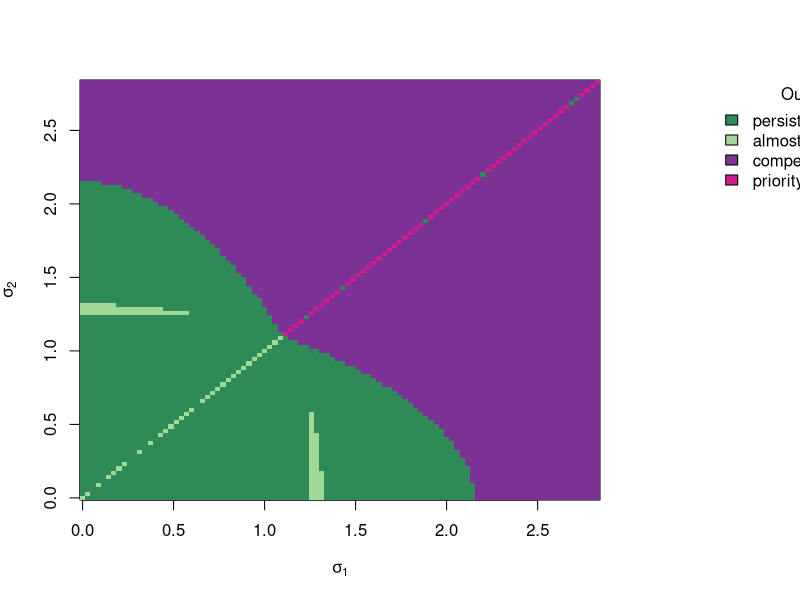

The R source for this figure:
# Manuscript Figure 6 
# coexistence outcomes

## -----------------------------------------------------------
## 1.  Parameter values (unchanged) ---------------------------
## -----------------------------------------------------------
w       <- 1
theta1  <- 8
theta2  <- 8
K1      <- 1
K2      <- 1
sigma1  <- 2.5
sigma2  <- 2.5

## -----------------------------------------------------------
## 2.  Helper functions -------------------
## -----------------------------------------------------------
g1 <- 1/theta1
g2 <- 1/theta2

frontL.ineq <- function(pars){
  with(pars, {
    V1     <- sigma1^2
    V2     <- sigma2^2
    Omega  <- sqrt(w^2 + V1 + V2)
    Omega1 <- sqrt(w^2 + 2*V1)
    g1     <- 1/theta1
    g2     <- 1/theta2
    g1*(V1 + (2*Omega^3)/Omega1)  # z.  (species 1 invades)
  })
}

backL.ineq <- function(pars){
  with(pars, {
    V1     <- sigma1^2
    V2     <- sigma2^2
    Omega  <- sqrt(w^2 + V1 + V2)
    Omega2 <- sqrt(w^2 + 2*V2)
    g2     <- 1/theta2
    g2*(V2 + (2*Omega^3)/Omega2)  # z.  (species 2 invades)
  })
}

fitness.z1 <- function(z1, pars){
  with(pars, {
    V1  <- sigma1^2
    V2  <- sigma2^2
    g1  <- 1/theta1
    g2  <- 1/theta2
    Omega  <- sqrt(w^2 + V1 + V2)
    Omega1 <- sqrt(w^2 + 2*V1)
    Omega2 <- sqrt(w^2 + 2*V2)
    n.EQ2  <- (Omega2/w)*(K2 - g2*V2)
    f1   <- K1 - g1*(z1^2 + V1)
    alpha11    <- w/Omega1^2
    alpha.inter<- (w/Omega)*exp(-(z1^2)/(2*Omega^2))
    f1 - alpha11*0 - alpha.inter*n.EQ2
  })
}

fitness.z2 <- function(z2, pars){
  with(pars, {
    V1  <- sigma1^2
    V2  <- sigma2^2
    g1  <- 1/theta1
    g2  <- 1/theta2
    Omega  <- sqrt(w^2 + V1 + V2)
    Omega1 <- sqrt(w^2 + 2*V1)
    Omega2 <- sqrt(w^2 + 2*V2)
    n.EQ1  <- (Omega1/w)*(K1 - g1*V1)
    f2   <- K2 - g2*(z2^2 + V2)
    alpha22    <- w/Omega2^2
    alpha.inter<- (w/Omega)*exp(-(z2^2)/(2*Omega^2))
    f2 - alpha22*0 - alpha.inter*n.EQ1
  })
}

zEQ1.function <- function(pars){
  with(pars, {
    V1  <- sigma1^2
    V2  <- sigma2^2
    Omega  <- sqrt(w^2 + V1 + V2)
    Omega2 <- sqrt(w^2 + 2*V2)
    g1  <- 1/theta1
    g2  <- 1/theta2
    -Omega*sqrt(-2*log( ((2*g1*Omega^3)/Omega2)/(K2 - g2*V2) ))
  })
}

zEQ2.function <- function(pars){
  with(pars, {
    V1  <- sigma1^2
    V2  <- sigma2^2
    Omega  <- sqrt(w^2 + V1 + V2)
    Omega1 <- sqrt(w^2 + 2*V1)
    g1  <- 1/theta1
    g2  <- 1/theta2
    -Omega*sqrt(-2*log( ((2*g2*Omega^3)/Omega1)/(K1 - g1*V1) ))
  })
}

## -----------------------------------------------------------
## 3.  Create sigma grids and classify scenarios -------------
## -----------------------------------------------------------
n.          <- 100
maxsig1     <- sqrt(K1*theta1)
maxsig2     <- sqrt(K2*theta2)
sigma1.seq  <- seq(0, maxsig1, length.out = n.)
sigma2.seq  <- seq(0, maxsig2, length.out = n.)
scenario.mat<- matrix(NA, nrow = n., ncol = n.)

which.caseI          <- c('22','21','20','12','11','10','02','01','00')
which.caseII         <- c('21','20','11','10','01','00')
which.caseII.reverse <- c('12','02','11','01','10','00')
which.caseIII        <- c('11','10','01','00')
caseIV               <- 20          # fitness = 0

for(ii in 1:n.){
  for(jj in 1:n.){
    pars <- list(w=w,K1=K1,K2=K2,
                 sigma1=sigma1.seq[ii], sigma2=sigma2.seq[jj],
                 theta1=theta1, theta2=theta2)

    f1 <- fitness.z1(0, pars)
    f2 <- fitness.z2(0, pars)

    if(frontL.ineq(pars) < K1){
      if(backL.ineq(pars) < K2){                         # ---- CASE I
        z1eq <- zEQ1.function(pars);  z2eq <- zEQ2.function(pars)
        if(!is.na(z1eq) & !is.na(z2eq)){
          who.1 <- ifelse(fitness.z1(0,   pars) > 0, 1, 0) +
                   ifelse(fitness.z1(z1eq, pars) > 0, 1, 0)
          who.2 <- ifelse(fitness.z2(0,   pars) > 0, 1, 0) +
                   ifelse(fitness.z2(z2eq, pars) > 0, 1, 0)
          scenario.mat[ii,jj] <- which(which.caseI == paste(who.1,who.2,sep=''))
        }
      } else {                                           # ---- CASE II (front<K1)
        z2eq <- zEQ2.function(pars)
        if(!is.na(z2eq)){
          who.1 <- ifelse(fitness.z1(0,   pars) > 0, 1, 0)
          who.2 <- ifelse(fitness.z2(0,   pars) > 0, 1, 0) +
                   ifelse(fitness.z2(z2eq, pars) > 0, 1, 0)
          scenario.mat[ii,jj] <- 9 + which(which.caseII.reverse ==
                                           paste(who.1,who.2,sep=''))
        }
      }
    } else {
      if(backL.ineq(pars) < K2){                         # ---- CASE II (back<K2)
        z1eq <- zEQ1.function(pars)
        if(!is.na(z1eq)){
          who.1 <- ifelse(fitness.z1(0,   pars) > 0, 1, 0) +
                   ifelse(fitness.z1(z1eq, pars) > 0, 1, 0)
          who.2 <- ifelse(fitness.z2(0,   pars) > 0, 1, 0)
          scenario.mat[ii,jj] <- 9 + which(which.caseII ==
                                           paste(who.1,who.2,sep=''))
        }
      } else {                                           # ---- CASE III
        who.1 <- ifelse(fitness.z1(0, pars) > 0, 1, 0)
        who.2 <- ifelse(fitness.z2(0, pars) > 0, 1, 0)
        scenario.mat[ii,jj] <- 15 + which(which.caseIII ==
                                          paste(who.1,who.2,sep=''))
      }
    }
  }
}
## -----------------------------------------------------------
## 4.  Outcome figure ------------------------
## -----------------------------------------------------------

outcome.cols <- c(
  "#2E8B57", "#2E8B57", "#7B3294", "#2E8B57", "#A0D995",
  "#C2A5CF", "#7B3294", "#C2A5CF", "#D01C8B",
  "#2E8B57", "#7B3294", "#A0D995", "#C2A5CF", "#7B3294",
  "#D01C8B", "#2E8B57", "#7B3294", "#7B3294", "#D01C8B", "white"
)

# unique legend entries
color_description_map <- c(
  "#2E8B57" = "persistence",
  "#A0D995" = "almost persistence",
  "#7B3294" = "competitive exclusion",
  "#C2A5CF" = "almost competitive exclusion",
  "#D01C8B" = "priority effect",
  "white"   = "fitness = 0"
)

all_cols   <- c(
  "#2E8B57",  # persistence
  "#A0D995",  # almost persistence
  "#7B3294",  # competitive exclusion
  "#C2A5CF",  # almost competitive exclusion
  "#D01C8B",  # priority effect
  "white"     # fitness = 0
)

present_cols <- intersect(all_cols, unique(outcome.cols[scenario.mat]))
legend_labs <- unname(color_description_map[present_cols])
breaks <- seq(0.5, 20.5, by = 1)

pdf("2spp_bifurcation_outcome_col_v3.pdf", width=6, height=5)

par(mfrow = c(1, 1), mar   = c(5, 4, 4, 10))
image(sigma1.seq, sigma2.seq, scenario.mat, col = outcome.cols,
      xlab = expression(sigma[1]), ylab = expression(sigma[2]),breaks=breaks)
legend("topright", inset = c(-.61,0),   legend = legend_labs,
  fill   = present_cols, bty = "n", xpd = TRUE, title = "Outcome")

dev.off()
